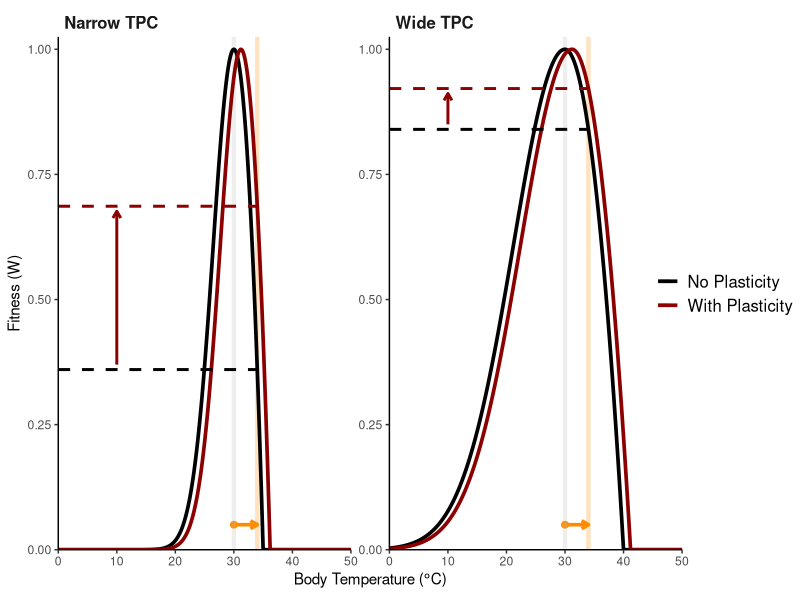
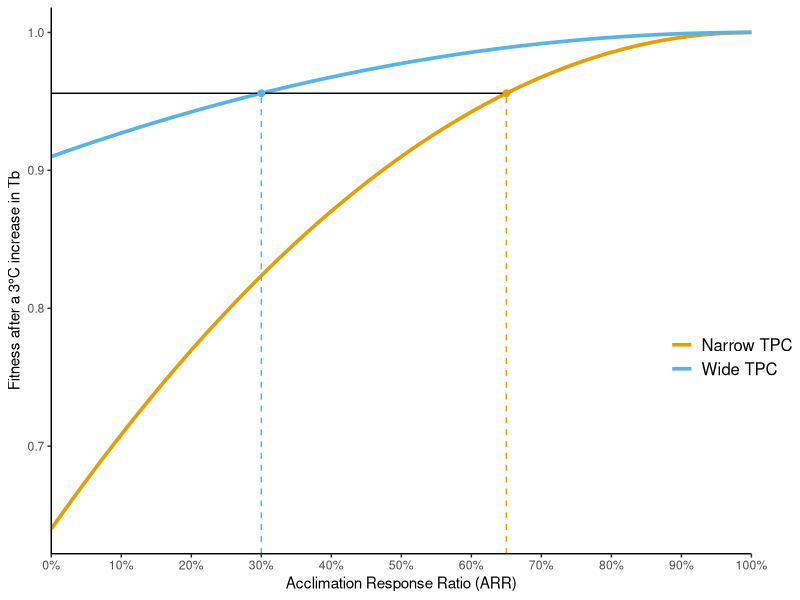
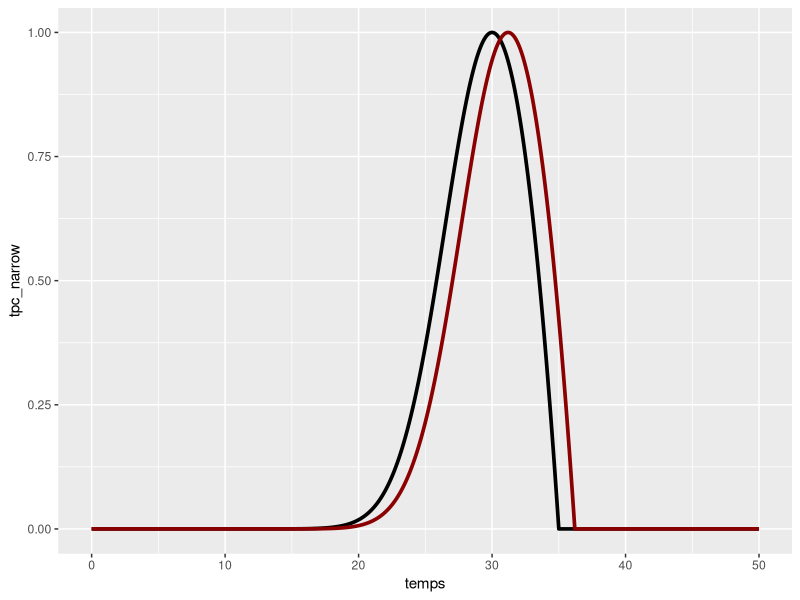

Here is the R script that generated these plots, in order:
## ---- chunk 1
#| include: false

# load packages
library(tidyverse)
library(ggpubr)

## ---- chunk 2
#| fig-width: 7
#| fig-height: 3.5
#| fig-cap: "Figure 1. The benefits of thermal plasticiy depend on the breadth of the thermal performance curve (TPC). The left panel shows a TPC with a narrow breadth, and the right panel shows a TPC with a broad breadth. In both panels, the black dashed line shows the original TPC, the red line shows the TPC after a 30% plastic shift, and the vertical dashed lines show the original and new body temperatures. The red arrows show the fitness benefits of plasticity for each TPC." # nolint

# thermal performance curve (tpc)
tpc <- function(temps, topt, ctmin, ctmax) {

  # initialize performance vector and define psig
  perf <- rep(NA, length(temps))
  psig <- -((ctmin - topt) / 4)

  # calculate performance
  for (i in seq_along(temps)){
    if (temps[i] < topt) {
      perf[i] <- exp(-((temps[i] - topt) / (2 * psig))^2)
    } else {
      perf[i] <- 1 - ((temps[i] - topt) / (topt - ctmax))^2
    }
  }

  # correct for negative values and return
  ifelse(perf < 0, 0, perf)

}

# define general parameters for tpcs
temps <- seq(0, 50, by = 0.1) # temperature range
delta_temp <- 4 # change in temperature
arr <- 0.3 # acclimation response ratio (ARR) for plasticity

# create tpcs with and without plasticity for broad and narrow breadths
tpc_broad <- tpc(temps, topt = 30, ctmin = 5, ctmax = 40)
tpc_broad_plastic <- tpc(
  temps, topt = 30 + arr * delta_temp,
  ctmin = 5 + arr * delta_temp,
  ctmax = 40 + arr * delta_temp
)
tpc_narrow <- tpc(temps, topt = 30, ctmin = 20, ctmax = 35)
tpc_narrow_plastic <- tpc(
  temps, topt = 30 + arr * delta_temp,
  ctmin = 20 + arr * delta_temp,
  ctmax = 35 + arr * delta_temp
)

# create data frame for plotting
tpc_df <- data.frame(
  temps = rep(temps, 4),
  performance = c(tpc_broad, tpc_broad_plastic,
                  tpc_narrow, tpc_narrow_plastic),
  curve_breadth = rep(c("Wide TPC", "Wide TPC",
                        "Narrow TPC", "Narrow TPC"),
                      each = length(temps)),
  plasticity = rep(c("No Plasticity", "With Plasticity",
                     "No Plasticity", "With Plasticity"), each = length(temps))
)

# prepare segments data frame
segments_df <- data.frame(
  x = c(0, 0, 0, 0),
  xend = c(30 + delta_temp, 30 + delta_temp, 30 + delta_temp, 30 + delta_temp),
  y = c(
    tpc_broad[temps == (30 + delta_temp)],
    tpc_broad_plastic[temps == (30 + delta_temp)],
    tpc_narrow[temps == (30 + delta_temp)],
    tpc_narrow_plastic[temps == (30 + delta_temp)]
  ),
  yend = c(
    tpc_broad[temps == (30 + delta_temp)],
    tpc_broad_plastic[temps == (30 + delta_temp)],
    tpc_narrow[temps == (30 + delta_temp)],
    tpc_narrow_plastic[temps == (30 + delta_temp)]
  ),
  curve_breadth = rep(c("Wide TPC", "Wide TPC",
                        "Narrow TPC", "Narrow TPC"),
                      each = 1),
  plasticity = rep(c("No Plasticity", "With Plasticity",
                     "No Plasticity", "With Plasticity"),
                   each = 1)
)

# prepare arrows data frame
arrows_df <- data.frame(
  x = c(10, 10),
  xend = c(10, 10),
  y = c(
    tpc_broad[temps == (30 + delta_temp)] + 0.01,
    tpc_narrow[temps == (30 + delta_temp)] + 0.01
  ),
  yend = c(
    tpc_broad_plastic[temps == (30 + delta_temp)] - 0.01,
    tpc_narrow_plastic[temps == (30 + delta_temp)] - 0.01
  ),
  curve_breadth = c("Wide TPC", "Narrow TPC")
)

# plot the phenomenon
tpc_df |>
  ggplot(aes(x = temps, y = performance, color = plasticity)) +
  annotate(
    geom = "segment", x = 30, xend = 30 + delta_temp, y = 0.05, yend = 0.05,
    arrow = arrow(length = unit(0.2, "cm")), linewidth = 1.25, color = "darkorange" # nolint
  ) +
  annotate(
    geom = "point", x = 30, y = 0.05, size = 2, color = "darkorange"
  ) +
  geom_vline(
    xintercept = 30 + delta_temp,
    color = "darkorange", alpha = 0.25, linewidth = 1.5
  ) +
  geom_vline(xintercept = 30, alpha = 0.25, linewidth = 1.5, color = "gray") +
  geom_line(linewidth = 1.25) +
  geom_segment(data  = segments_df,
               aes(x = x, y = y, xend = xend, yend = yend),
               linetype = "dashed", linewidth = 1) +
  geom_segment(data  = arrows_df,
               aes(x = x, y = y, xend = xend, yend = yend),
               arrow = arrow(length = unit(0.2, "cm")),
               color = "darkred", linewidth = 1) +
  scale_color_manual(values = c("black", "darkred")) +
  facet_wrap(~curve_breadth, nrow = 1, axes = "all") +
  scale_x_continuous(expand = c(0, 0)) +
  scale_y_continuous(expand = c(0, 0), limits = c(0, 1.025)) +
  theme_classic() +
  theme(
    strip.text = element_text(size = 12, hjust = 0, face = "bold"),
    strip.background = element_blank(),
    legend.text = element_text(size = 12),
    legend.title = element_blank(),
    legend.margin = margin(l = -30)
  ) +
  labs(
    x = expression("Body Temperature (" * degree * "C)"),
    y = "Fitness (W)",
  )

## ---- chunk 3
#| fig-width: 4.25
#| fig-height: 3
#| out-width: "75%"
#| fig.cap: "Figure 2. To match the fitness of the wide TPC at an ARR of 30% after a 3°C increase in body temperature (Tb), the narrow TPC needs to exhibit an ARR of 65%." # nolint

# define sequence of ARRs to test
arrs <- seq(0, 1, by = 0.01)
orginal_temp <- 30
delta_temp <- 3

# calculate TPC fitness across ARRs for broad TPC
w_broad <- lapply(arrs, function(x) {
  tpc(
    temps = orginal_temp + delta_temp,
    topt = orginal_temp + x * delta_temp,
    ctmin = 5 + x * delta_temp,
    ctmax = 40 + x * delta_temp
  )
}) |> unlist()
w_narrow <- lapply(arrs, function(x) {
  tpc(
    temps = orginal_temp + delta_temp,
    topt = orginal_temp + x * delta_temp,
    ctmin = 20 + x * delta_temp,
    ctmax = 35 + x * delta_temp
  )
}) |> unlist()

# create data frame for plotting
arr_df <- data.frame(
  arr = arrs,
  w_broad = w_broad,
  w_narrow = w_narrow
) |>
  pivot_longer(
    cols = c(w_broad, w_narrow),
    names_to = "curve_breadth",
    values_to = "fitness"
  ) |>
  mutate(
    curve_breadth = recode(curve_breadth,
                           w_broad = "Wide TPC",
                           w_narrow = "Narrow TPC")
  )

# find at which ARR the fitness of the narrow TPC is equal to the fitness of
# the broad TPC at ARR = 0.3
w_broad_30 <- arr_df |>
  filter(curve_breadth == "Wide TPC", arr == 0.3) |>
  pull(fitness)
arr_narrow_equal <- arr_df |>
  filter(curve_breadth == "Narrow TPC", fitness >= w_broad_30) |>
  slice(1) |>
  pull(arr)

# plot the phenomenon
arr_df |>
  ggplot(aes(x = arr, y = fitness, color = curve_breadth)) +
  geom_line(linewidth = 1.25) +
  annotate(
    geom = "segment",
    x = 0, xend = arr_narrow_equal, y = w_broad_30, yend = w_broad_30
  ) +
  annotate(
    geom = "segment",
    x = 0.3, xend = 0.3, y = -Inf, yend = w_broad_30,
    color = "#56B4E9", linetype = "dashed"
  ) +
  annotate(
    geom = "point", x = 0.3, y = w_broad_30, size = 2, color = "#56B4E9"
  ) +
  annotate(
    geom = "point",
    x = arr_narrow_equal, y = w_broad_30, size = 2, color = "#E69F00"
  ) +
  annotate(
    geom = "segment",
    x = arr_narrow_equal, xend = arr_narrow_equal, y = -Inf, yend = w_broad_30,
    linetype = "dashed", color = "#E69F00"
  ) +
  scale_color_manual(values = c("#E69F00", "#56B4E9")) +
  scale_x_continuous(
    expand = c(0, 0),
    breaks = seq(0, 1, 0.1),
    labels = scales::percent_format(accuracy = 1)
  ) +
  theme_classic() +
  theme(
    legend.text = element_text(size = 12),
    legend.title = element_blank(),
    legend.margin = margin(l = -70, b = -110)
  ) +
  labs(
    x = "Acclimation Response Ratio (ARR)",
    y = "Fitness after a 3°C increase in Tb"
  )
## ---- chunk 4

# define expected fitness function using Vasseur method
exp_w <- function(topt, ctmin, ctmax, mean_tb, sd_tb) {

  if (sd_tb == 0) {
    tpc(mean_tb, topt, ctmin, ctmax)

  } else {
    # function to calculate integrand
    integrand <- function(temps) {
      tpc(temps, topt, ctmin, ctmax) * dnorm(temps, mean = mean_tb, sd = sd_tb)
    }

    # integrate
    integrate(integrand, lower = -30, upper = 60)$value
  }
}

# calculate expected fitness of narrow TPC with and without thermal variability
ggplot() +
  geom_line(aes(x = temps, y = tpc_narrow), color = "black", linewidth = 1.25) +
  geom_line(aes(x = temps, y = tpc_narrow_plastic), color = "darkred", linewidth = 1.25) # nolint
